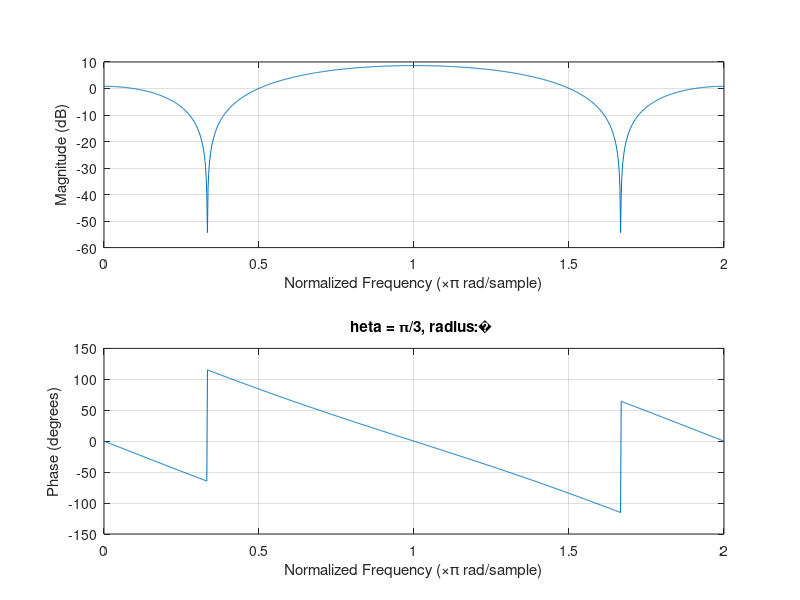
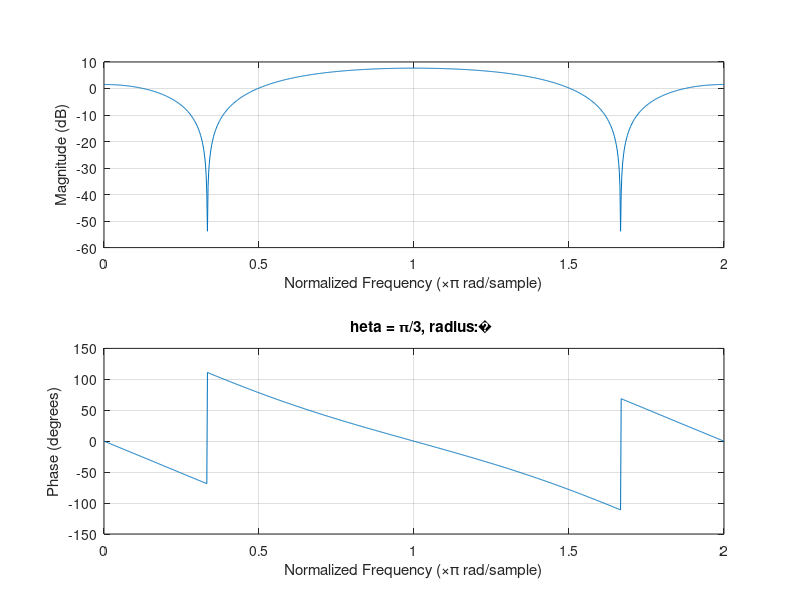
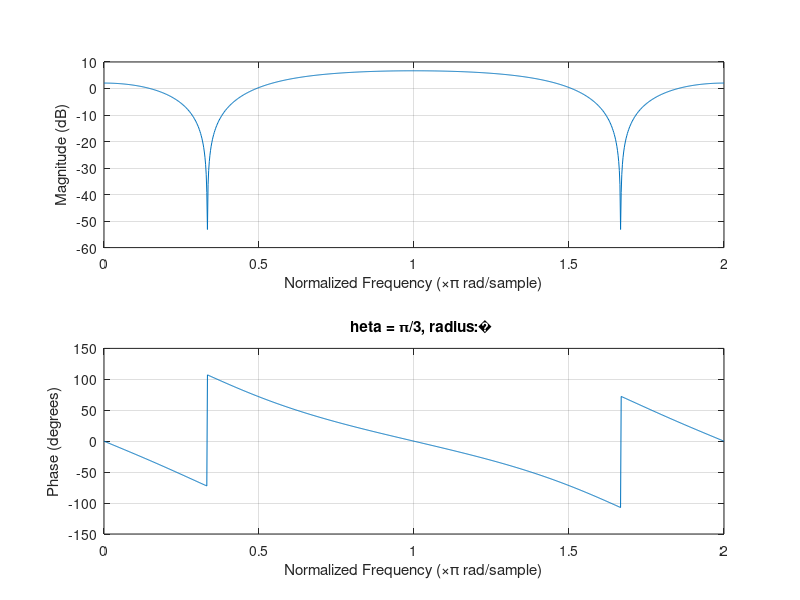
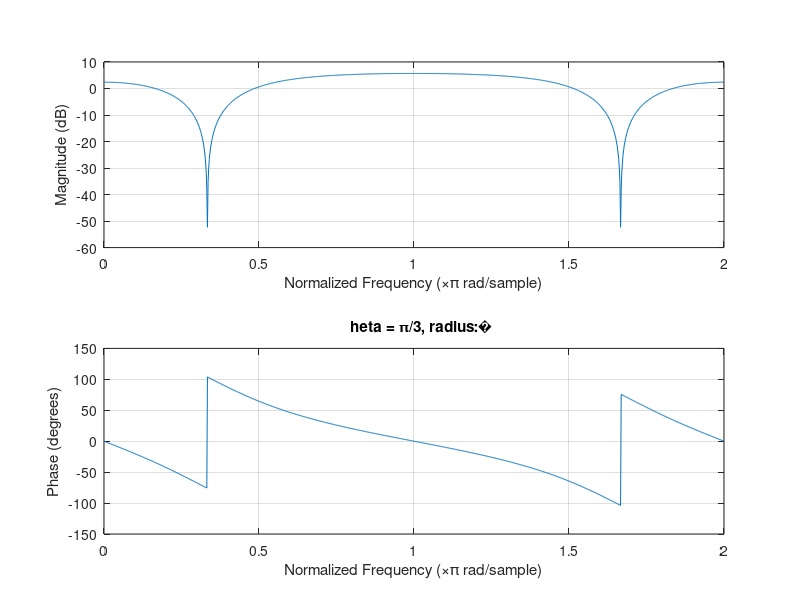

MATLAB code for these plots, in order:
theta =pi/3;
r = 0.1:0.1:0.9;
for l = 1:length(r)
    c = -2*(r(l))*cos(theta);
    b = [1 (-2*cos(theta)) 1];
    a = [1 c (r(l))^2];
    figure;
    n = 1001;
    freqz(b,a,n,"whole");
    title(["\theta = 𝛑/3, radius:",r(l)]);
end